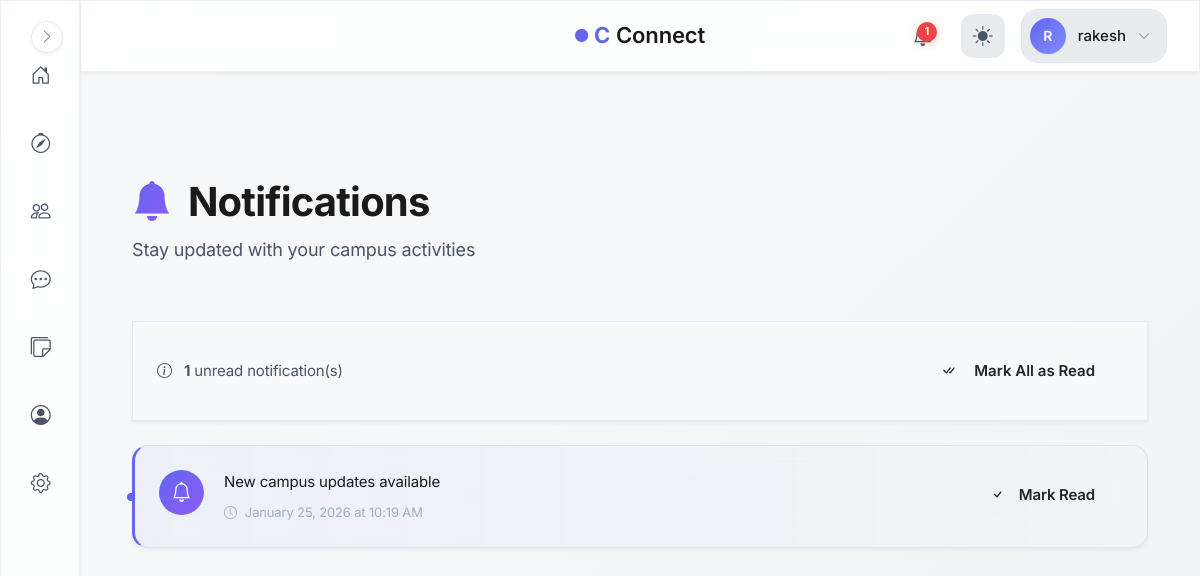
Page /notifications_list (signed in) on the earlier database version.
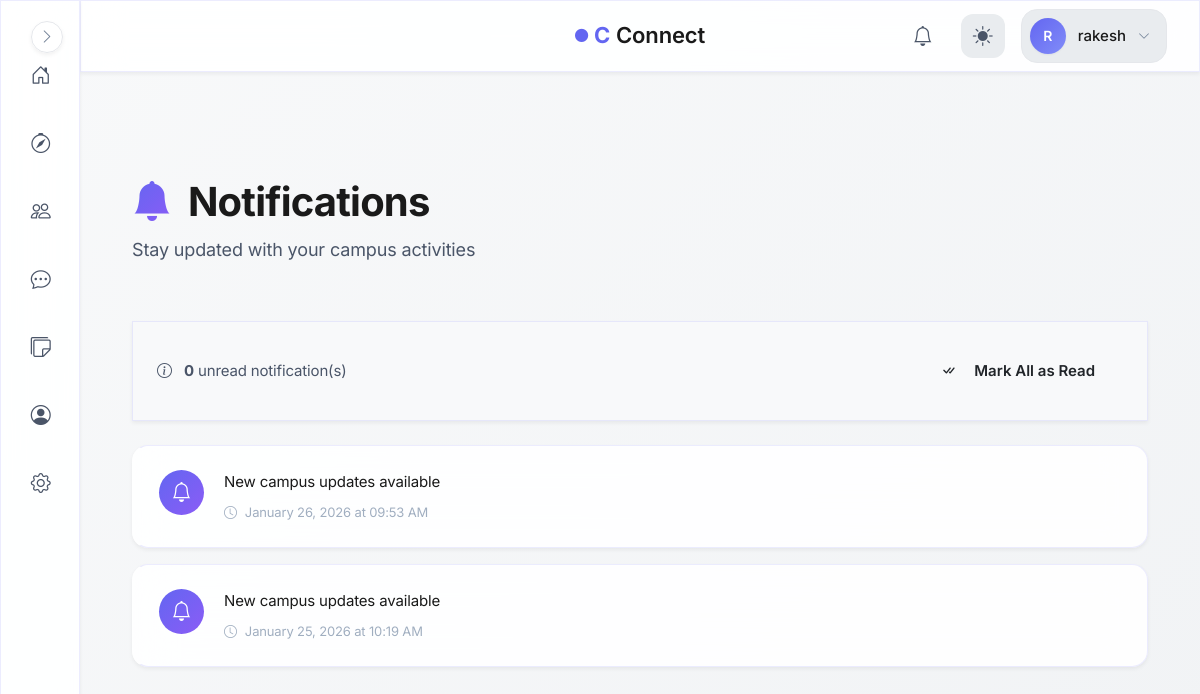
Same page on the later database version.
### models.py (models this page shows, shortened)
class User(UserMixin, db.Model):
    id = db.Column(db.Integer, primary_key=True, autoincrement=True)  # Unique identifier
    username = db.Column(db.String(100), nullable=False)  # Name of the user (later can add this unique if needed)
    email = db.Column(db.String(120), nullable=False, unique=True)  # Email of the user
    password = db.Column(db.String(200), nullable=False)  # Passwords not hashed yet (done in setup_db.py)
    created_at = db.Column(db.DateTime, default=db.func.now())  # Timestamp of account creation
    last_login = db.Column(db.DateTime, nullable=True)  # Timestamp of last login
    pass

class Notification(db.Model):
    id = db.Column(db.Integer, primary_key=True, autoincrement=True)
    user_id = db.Column(db.Integer, db.ForeignKey('user.id'), nullable=False)
    sender_id = db.Column(db.Integer, db.ForeignKey('user.id'), nullable=True)
    type = db.Column(db.String(30), nullable=False, default='general')
    ref_id = db.Column(db.Integer, nullable=True, index=True)  # ID of post/connection/etc
    message = db.Column(db.String(255), nullable=False)
    is_read = db.Column(db.Boolean, default=False)
    created_at = db.Column(db.DateTime, default=db.func.now())
    user = db.relationship('User', foreign_keys=[user_id], backref='notifications')
    sender = db.relationship('User', foreign_keys=[sender_id])

### blueprints/notifications/routes.py (the view)
@notifications.route('/notifications_list')
@login_required
def notifications_list():
    notifs = Notification.query.filter_by(user_id=current_user.id) \
                .order_by(Notification.created_at.desc()) \
                .all()
    return render_template('notifications/notif_list.html', notifs=notifs)

### blueprints/auth/__init__.py (called while the page is built)
@login_manager.user_loader
def load_user(user_id):
    from models import User  # Importing User model for querying  (import here to avoid circular imports)
    return User.query.get(int(user_id))

@auth.after_app_request
def add_header(response):
    if current_user.is_authenticated and request.blueprint == 'auth':
        response.headers['Cache-Control'] = 'no-store, no-cache, must-revalidate, post-check=0, pre-check=0, max-age=0'
        response.headers['Pragma'] = 'no-cache'
        response.headers['Expires'] = '-1'
    return response

### factory_helpers.py (called while the page is built, shortened)
def register_security_headers(app):
    @app.after_request
    def set_secure_headers(response):
        response.headers['Content-Security-Policy'] = (
            "default-src 'self'; "
            "img-src 'self' data: blob: https:; "# Allow external images
            "style-src 'self' 'unsafe-inline' https:; "# ADD https: for CDNs
            "script-src 'self' 'unsafe-inline' https:; "# ADD https: for JS
            "font-src 'self' https: data:; "# Google Fonts
            "connect-src 'self' https:;"  # ← ADD https: for CDNs/maps
        )
        response.headers['X-Content-Type-Options'] = 'nosniff'
        response.headers['X-Frame-Options'] = 'DENY'
        response.headers['Referrer-Policy'] = 'strict-origin-when-cross-origin'
        response.headers['Permissions-Policy'] = 'geolocation=(), microphone=()'
        return response

def to_ist(utc_dt):
    ist = pytz.timezone('Asia/Kolkata')
    return utc_dt.replace(tzinfo=pytz.utc).astimezone(ist)

def register_daily_cleanup(app):
    if not hasattr(app, "_last_notification_cleanup"):
        app._last_notification_cleanup = None
    @app.before_request
    def daily_cleanup():
        now = datetime.now(timezone.utc)
        last = getattr(app, "_last_notification_cleanup", None)
        if last is None or (now - last).days >= 1:
            from blueprints.notifications.service import cleanup_old_notifications
            deleted = cleanup_old_notifications()
            app.logger.info(f"Cleaned up {deleted} old notifications.")
            app._last_notification_cleanup = now

def register_profilevisit_cleanup(app):
    last_cleanup = {'t': 0}
    @app.before_request
    def cleanup_visits():
        now = time.time()
        if now - last_cleanup['t'] < 3600:  # run once every hour
            return

### blueprints/notifications/templates/notifications/notif_list.html (shortened to what this page needs)
{% extends "base.html" %}
{% block body %}
<div class="container py-4">
    <div class="notifications-header animate-on-scroll">
        <h1 class="notifications-title">
            <i class="bi bi-bell-fill me-2" style="background: linear-gradient(135deg, var(--primary-color), var(--accent-color)); -webkit-background-clip: text; -webkit-text-fill-color: transparent;"></i>
            Notifications
        </h1>
        <p class="notifications-subtitle">Stay updated with your campus activities</p>
    </div>
    {% if notifs %}
    <div class="notifications-actions glass-card animate-on-scroll">
        <div class="notif-stats">
            <i class="bi bi-info-circle me-2"></i>
            <strong>{{ notifs | selectattr("is_read", "equalto", False) | list | length }}</strong> unread notification(s)
        </div>
        <form method="POST" action="{{ url_for('notifications.mark_all_read') }}">
            <button class="btn btn-primary-custom btn-sm">
                <i class="bi bi-check-all me-2"></i>Mark All as Read
            </button>
        </form>
    </div>
    {% endif %}
    <div class="notifications-list">
        {% if notifs %}
            {% for n in notifs %}
            <div class="notif-item glass-card animate-on-scroll {{ '' if n.is_read else 'unread' }}">
                <div class="notif-content">
                    <div class="notif-icon">
                        <i class="bi bi-{{ 'person-plus' if 'connection' in n.message.lower() else 'bell' }}"></i>
                    </div>
                    <div class="notif-body">
                        <div class="notif-message">{{ n.message }}</div>
                        <div class="notif-time">
                            <i class="bi bi-clock"></i>
                            {{ to_ist(n.created_at).strftime('%B %d, %Y at %I:%M %p') }}
                        </div>
                    </div>
                    {% if not n.is_read %}
                    <div class="notif-actions">
                        <a href="{{ url_for('notifications.mark_read', notif_id=n.id) }}" class="btn btn-outline-custom btn-sm">
                            <i class="bi bi-check"></i>
                            <span class="d-none d-md-inline ms-1">Mark Read</span>
                        </a>
                    </div>
                    {% endif %}
                </div>
            </div>
            {% endfor %}
        {% endif %}
    </div>
</div>
{% endblock %}

### templates/base.html (shortened to what this page needs)
<!DOCTYPE html>
<html lang="en">
<head>
    <link rel="stylesheet" href="https://cdn.jsdelivr.net/npm/bootstrap-icons@1.11.1/font/bootstrap-icons.css">
    <link href="https://cdn.jsdelivr.net/npm/bootstrap@5.3.2/dist/css/bootstrap.min.css" rel="stylesheet">
    <link rel="stylesheet" href="{{ url_for('static', filename='css/global.css') }}">
</head>
<body>
    {% if current_user.is_authenticated %}
        <aside class="sidebar glass-effect" id="sidebar">
            <nav class="sidebar__nav">
                <a href="{{ url_for('main.dashboard') }}" class="sidebar__link" data-tooltip="Dashboard">
                    <div class="sidebar__link-icon">
                        <i class="bi bi-house-door"></i>
                    </div>
                </a>
                <a href="{{ url_for('main.search_page') }}" class="sidebar__link" data-tooltip="Discover">
                    <div class="sidebar__link-icon">
                        <i class="bi bi-compass"></i>
                    </div>
                </a>
                <a href="{{ url_for('connections.connections_home') }}" class="sidebar__link" data-tooltip="Connections">
                    <div class="sidebar__link-icon">
                        <i class="bi bi-people"></i>
                    </div>
                </a>
                <a href="{{ url_for('messages.inbox') }}" class="sidebar__link" data-tooltip="Messages">
                    <div class="sidebar__link-icon">
                        <i class="bi bi-chat-dots"></i>
                    </div>
                </a>
                <a href="/campus-board" class="sidebar__link" data-tooltip="Messages">
                    <div class="sidebar__link-icon">
                        <i class="bi bi-stickies"></i>
                    </div>
                </a>
                <a href="{{ url_for('auth.profile') }}" class="sidebar__link" data-tooltip="Profile">
                    <div class="sidebar__link-icon">
                        <i class="bi bi-person-circle"></i>
                    </div>
                </a>
                <a href="{{ url_for('main.settings') }}" class="sidebar__link" data-tooltip="Settings">
                    <div class="sidebar__link-icon">
                        <i class="bi bi-gear"></i>
                    </div>
                </a>
            </nav>
            <button class="sidebar__toggle" id="sidebarToggle" aria-label="Toggle sidebar">
                <i class="bi bi-chevron-right"></i>
            </button>
        </aside>
        <header class="topbar glass-effect">
            <div class="topbar__container">
                <div class="topbar__center">
                    <a href="{{ url_for('main.home') }}" class="topbar__brand">
                        <span class="brand-icon-small">
                            <i class="bi bi-circle-fill"></i>
                        </span>
                        <span class="brand-c">C</span>
                        <span class="brand-text">Connect</span>
                    </a>
                </div>
                <div class="topbar__actions">
                    <a href="{{ url_for('notifications.notifications_list') }}" class="topbar__icon-btn" aria-label="Notifications">
                        <i class="bi bi-bell"></i>
                        {% set unread = current_user.notifications | selectattr("is_read", "equalto", False) | list %}
                        {% if unread|length > 0 %}
                        <span class="topbar__badge">{{ unread|length }}</span>
                        {% endif %}
                    </a>
                    <button class="topbar__icon-btn topbar__theme-toggle" id="themeToggle" aria-label="Toggle theme">
                        <i class="bi bi-sun-fill" id="themeIcon"></i>
                    </button>
                    <div class="topbar__profile" id="profileDropdown">
                        <button class="topbar__profile-btn" aria-label="Profile menu">
                            <div class="topbar__avatar">
                                {{ current_user.username[0].upper() }}
                            </div>
                            <span class="topbar__username">{{ current_user.username }}</span>
                            <i class="bi bi-chevron-down topbar__profile-arrow"></i>
                        </button>
                    </div>
                </div>
            </div>
        </header>
    {% endif %}
    <main class="main-content">
        {% block body %}{% endblock %}
    </main>
</body>
</html>

### blueprints/notifications/templates/notifications/notif_list.html (style rules this page uses)
.notifications-header { padding: 2.5rem 0; }
.notifications-title { font-size: clamp(2rem, 4vw, 2.5rem); font-weight: 700; margin-bottom: 0.5rem; }
.notifications-subtitle { color: var(--text-secondary); font-size: 1.125rem; }
.notifications-actions { display: flex; justify-content: space-between; align-items: center; margin-bottom: 1.5rem; padding: 1.5rem; background: var(--bg-secondary); border-radius: var(--border-radius-md); }
.notif-stats { color: var(--text-secondary); font-size: 0.9375rem; }
.notif-item { padding: 1.5rem; margin-bottom: 1rem; transition: all 0.3s ease; border-left: 3px solid transparent; position: relative; }
.notif-content { display: flex; align-items: flex-start; gap: 1.25rem; }
.notif-icon { width: 45px; height: 45px; background: linear-gradient(135deg, var(--primary-color), var(--accent-color)); border-radius: 50%; display: flex; align-items: center; justify-content: center; font-size: 1.25rem; color: white; flex-shrink: 0; }
.notif-body { flex: 1; }
.notif-message { font-size: 0.9375rem; color: var(--text-primary); line-height: 1.6; margin-bottom: 0.5rem; }
.notif-time { font-size: 0.8125rem; color: var(--text-muted); display: flex; align-items: center; gap: 0.5rem; }

Differences in the rows shown:
added Notification: message "New campus updates available", created_at "January 26, 2026 at 09:53 AM"
changed Notification "January 25, 2026 at 10:19 AM": no longer shows "Mark Read"
Other differences:
{{ notifs | selectattr("is_read", "equalto", False) | list | length }}: "1" → "0"
{{ unread|length }}: "1" → (not shown)
